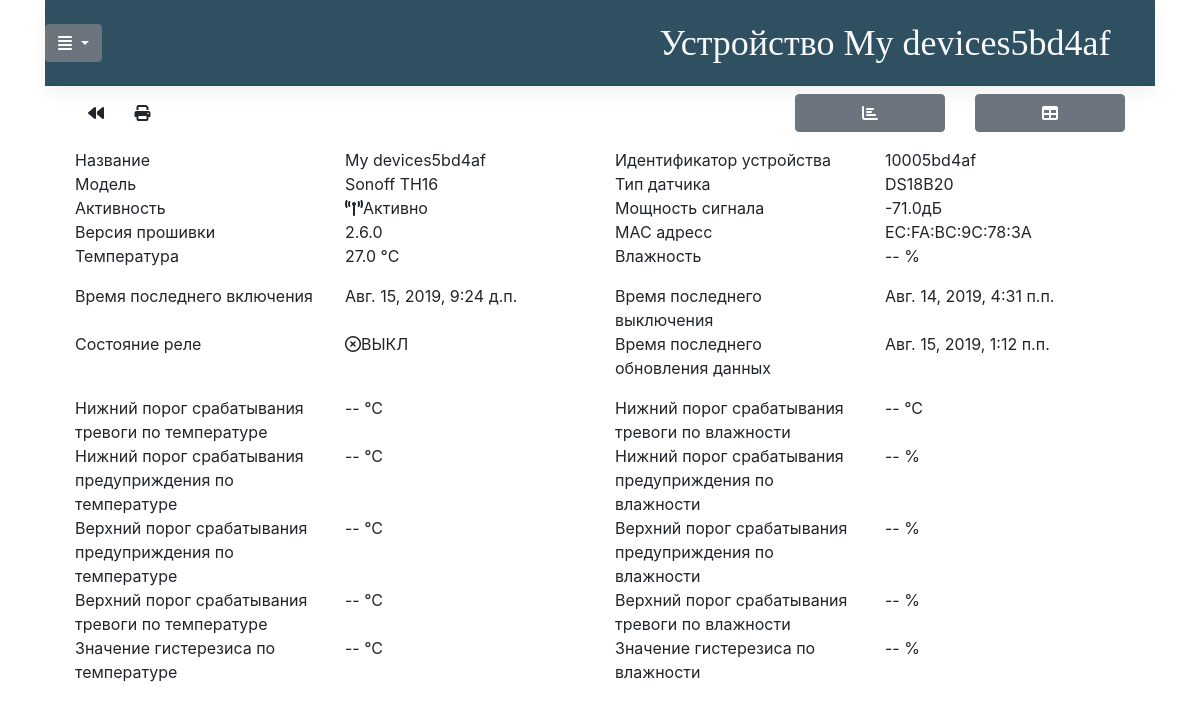
Before: /devices/info-3/ with the older database file.
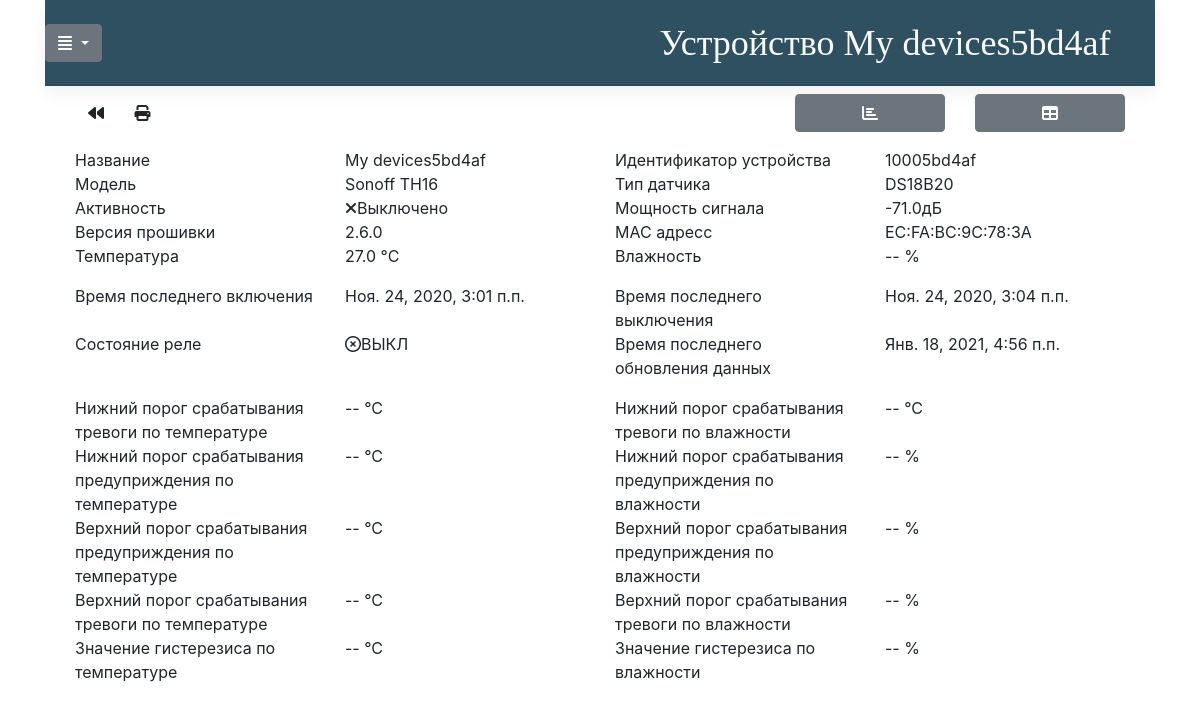
After: the same page with the newer database file.
### devices/models.py (models this page shows, shortened)
class SonoffDevices(models.Model):
    class Meta:
        verbose_name = "Устройства"
    NORMAL = 0
    MIN_WARN = 1
    MAX_WARN = 2
    MIN_ALARM = 3
    MAX_ALARM = 4
    STATUSES = [
        (NORMAL, 'Норма'),
        (MIN_WARN, 'Предупреждение: значение ниже нормы'),
        (MAX_WARN, 'Предупреждение: значение выше нормы'),
        (MIN_ALARM, 'Тревога: значение ниже нормы'),
        (MAX_ALARM, 'Тревога: значение выше нормы'),
    ]
    name = models.CharField(max_length=100, null=False, blank=False, db_index=True, verbose_name='Название устройсва')
    device_id = models.CharField(max_length=12, null=False, blank=False, db_index=True, verbose_name='Идентификатор')
    model = models.CharField(max_length=20, null=True, blank=True, verbose_name='Модель устройства')
    mac = models.CharField(max_length=20, null=True, blank=True, verbose_name='MAC адресс')
    sensor_type = models.CharField(max_length=20, null=True, blank=True, verbose_name='Тип сенсора')
    firmware = models.CharField(max_length=10, null=True, blank=True, verbose_name='Версия прошивки')
    is_online = models.BooleanField(default=False, blank=True, verbose_name='Усройство онлайн')
    signal = models.FloatField(null=True, default=None, blank=True, verbose_name='Качество WIFI сигнала')
    last_temperature = models.FloatField(null=True, default=None, blank=True, verbose_name='Последняя зарегистрированная температура')
    last_humidity = models.FloatField(null=True, default=None, blank=True, verbose_name='Последняя зарегистрированная влажность')
    switch = models.BooleanField(default=False, blank=True, verbose_name='Реле активировано')
    date_of_modify = models.DateTimeField(auto_now=True, verbose_name='Дата изменения')
    last_on_line = models.DateTimeField(null=True, default=None, blank=True,
                                        verbose_name='Время последнего появления в сети')
    last_off_line = models.DateTimeField(null=True, default=None, blank=True,
                                        verbose_name='Время последнего пропадания из сети')
    temperature_minimal_warning_value = models.FloatField(null=True, default=None, blank=True, verbose_name='Нижний порог срабатывания предуприждения по температуре')
    temperature_maximal_warning_value = models.FloatField(null=True, default=None, blank=True, verbose_name='Верхний порог срабатывания предуприждения  по температуре')
    temperature_minimal_alarm_value = models.FloatField(null=True, default=None, blank=True, verbose_name='Нижний порог срабатывания тревоги по температуре')
    temperature_maximal_alarm_value = models.FloatField(null=True, default=None, blank=True, verbose_name='Верхний порог срабатывания тревоги по температуре')
    temperature_status = models.IntegerField(default=NORMAL, choices=STATUSES, verbose_name='состояние по температуре')
    temperature_histeresis_value = models.FloatField(null=True, default=None, blank=True,
                                            verbose_name='Значение гистерезиса по температуре')
    humidity_minimal_warning_value = models.FloatField(null=True, default=None, blank=True, verbose_name='Нижний порог срабатывания предуприждения по влажности')
    humidity_maximal_warning_value = models.FloatField(null=True, default=None, blank=True, verbose_name='Верхний порог срабатывания предуприждения по влажности')
    humidity_minimal_alarm_value = models.FloatField(null=True, default=None, blank=True, verbose_name='Нижний порог срабатывания тревоги по влажности')
    humidity_maximal_alarm_value = models.FloatField(null=True, default=None, blank=True, verbose_name='Верхний порог срабатывания тревоги по влажности')
    humidity_status = models.IntegerField(default=NORMAL, choices=STATUSES, verbose_name='состояние по влажности')
    humidity_histeresis_value = models.FloatField(null=True, default=None, blank=True,
                                            verbose_name='Значение гистерезиса по влажности')

### devices/views.py (the view)
# urls.py: path('info-<int:device_id>/', device_info, name='device_info'),
def device_info(request, device_id):
    device = SonoffDevices.objects.get(pk=device_id)
    return TemplateResponse(request, 'devices/devices_info.html', context={'device': device})

### utils/templatetags/fw_tags.py (called while the page is built)
@register.simple_tag(takes_context=True)
def param_replace(context, param, **kwargs):
    d = get_attribute_from_context(context, 'request.GET')
    element_per_page = get_attribute_from_context(context, 'request.POST.per_page')
    for k, v in kwargs.items():
        d[k] = v
    for k in [k for k, v in d.items() if not v]:
        del d[k]
    if type(param) == dict:
        for pk, pv in param.items():
            d[pk] = pv
    if element_per_page:
        d['per_page']=element_per_page
    url = urlencode(d)
    return url

### utils/utils.py (called while the page is built)
def get_attribute_from_context(context, attribute_path, need_clean=True):
    d = {}
    if context:
        attributes = attribute_path.split('.')
        for attr in attributes:
            if context:
                if hasattr(context, attr):
                    d = getattr(context, attr,{})
                elif attr in context:
                    d = context[attr]
                else:
                    d = None
                    break
                context = d
            else:
                d = {}
                break
    if need_clean:
        d = create_clean_copy(d)
    return d

### devices/templates/devices/devices_info.html (shortened to what the changed rows need)
{% extends 'devices/base_template.html' %}
{% load static %}
{% load fw_tags %}
{% load tz %}
{% block page_title%}
    <a class="blog-header-logo text-light" href="{% url 'device_info' device.pk %}?{% param_replace params %}">Устройство {{ device.name }}</a>
{% endblock %}
{% block content %}
<div class="container">
    <div class="row py-2">
        <div class="col-3 col-sm-6 col-md-3">
            Название
        </div>
        <div class="col-3 col-sm-6 col-md-3">
            {{ device.name }}
        </div>
        <div class="col-3 col-sm-6 col-md-3">
            Идентификатор устройства
        </div>
        <div class="col-3 col-sm-6 col-md-3">
            {{ device.device_id }}
        </div>
        <div class="col-3 col-sm-6 col-md-3">
            Модель
        </div>
        <div class="col-3 col-sm-6 col-md-3">
            {{device.model|default_if_none:"--"}}
        </div>
        <div class="col-3 col-sm-6 col-md-3">
            Тип датчика
        </div>
        <div class="col-3 col-sm-6 col-md-3">
            {{device.sensor_type|default_if_none:"--"}}
        </div>
        <div class="col-3 col-sm-6 col-md-3">
            Активность
        </div>
        <div class="col-3 col-sm-6 col-md-3">
            {% if device.is_online %}
                <i class="fas fa-broadcast-tower"></i>Активно
            {% else %}
                <i class="fas fa-times"></i>Выключено
            {%  endif %}
        </div>
        <div class="col-3 col-sm-6 col-md-3">
            Мощность сигнала
        </div>
        <div class="col-3 col-sm-6 col-md-3">
            {{device.signal|default_if_none:"--"}}дБ
        </div>
        <div class="col-3 col-sm-6 col-md-3">
            Версия прошивки
        </div>
        <div class="col-3 col-sm-6 col-md-3">
            {{device.firmware|default_if_none:"--"}}
        </div>
        <div class="col-3 col-sm-6 col-md-3">
            MAC адресс
        </div>
        <div class="col-3 col-sm-6 col-md-3">
            {{device.mac|default_if_none:"--"}}
        </div>
        <div class="col-3 col-sm-6 col-md-3">
            Температура
        </div>
        <div class="col-3 col-sm-6 col-md-3">
            {{device.last_temperature|default_if_none:"--"}} °C
        </div>
        <div class="col-3 col-sm-6 col-md-3">
            Влажность
        </div>
        <div class="col-3 col-sm-6 col-md-3">
            {{device.last_humidity|default_if_none:"--"}} %
        </div>
    </div>
    <div class="row py-2">
        <div class="col-3 col-sm-6 col-md-3">
            Время последнего включения
        </div>
        <div class="col-3 col-sm-6 col-md-3">
            {{device.last_on_line|localtime|default_if_none:"--"}}
        </div>
        <div class="col-3 col-sm-6 col-md-3">
            Время последнего выключения
        </div>
        <div class="col-3">
            {{device.last_off_line|localtime|default_if_none:"--"}}
        </div>
        <div class="col-3 col-sm-6 col-md-3">
            Состояние реле
        </div>
        <div class="col-3 col-sm-6 col-md-3">
            {% if device.switch %}
                <i class="fas fa-plug"></i>ВКЛ
            {% else %}
                <i class="far fa-times-circle"></i>ВЫКЛ
            {%  endif %}
        </div>
        <div class="col-3 col-sm-6 col-md-3">
            Время последнего обновления данных
        </div>
        <div class="col-3">
            {{device.date_of_modify|localtime|default_if_none:"--"}}
        </div>
    </div>
    <div class="row py-2">
        <div class="col-3 col-sm-6 col-md-3">
            Нижний порог срабатывания тревоги по температуре
        </div>
        <div class="col-3">
            {{device.temperature_minimal_alarm_value|default_if_none:"--"}}  °C
        </div>
        <div class="col-3 col-sm-6 col-md-3">
            Нижний порог срабатывания тревоги по влажности
        </div>
        <div class="col-3">
            {{device.humidity_minimal_alarm_value|default_if_none:"--"}}  °C
        </div>
        <div class="col-3 col-sm-6 col-md-3">
            Нижний порог срабатывания предуприждения по температуре
        </div>
        <div class="col-3">
            {{device.temperature_minimal_warning_value|default_if_none:"--"}} °C
        </div>
        <div class="col-3 col-sm-6 col-md-3">
            Нижний порог срабатывания предуприждения по влажности
        </div>
        <div class="col-3">
            {{device.humidity_minimal_warning_value|default_if_none:"--"}} %
        </div>
        <div class="col-3 col-sm-6 col-md-3">
            Верхний порог срабатывания предуприждения  по температуре
        </div>
        <div class="col-3">
            {{device.temperature_maximal_warning_value|default_if_none:"--"}}  °C
        </div>
        <div class="col-3 col-sm-6 col-md-3">
            Верхний порог срабатывания предуприждения по влажности
        </div>
        <div class="col-3">
            {{device.humidity_maximal_warning_value|default_if_none:"--"}}  %
        </div>
        <div class="col-3 col-sm-6 col-md-3">
            Верхний порог срабатывания тревоги по температуре
        </div>
        <div class="col-3">
            {{device.temperature_maximal_alarm_value|default_if_none:"--"}}  °C
        </div>
        <div class="col-3 col-sm-6 col-md-3">
            Верхний порог срабатывания тревоги по влажности
        </div>
        <div class="col-3">
            {{device.humidity_maximal_alarm_value|default_if_none:"--"}}  %
        </div>
        <div class="col-3 col-sm-6 col-md-3">
            Значение гистерезиса по температуре
        </div>
        <div class="col-3">
            {{device.temperature_histeresis_value|default_if_none:"--"}}  °C
        </div>
        <div class="col-3 col-sm-6 col-md-3">
            Значение гистерезиса по влажности
        </div>
        <div class="col-3">
            {{device.humidity_histeresis_value|default_if_none:"--"}}  %
        </div>
    </div>
</div>
{% endblock %}

Changed rows visible on the page:
changed SonoffDevices "My devices5bd4af": is_online True → False (drawn); last_on_line "Авг. 15, 2019, 9:24 д.п." → "Ноя. 24, 2020, 3:01 п.п."; last_off_line "Авг. 14, 2019, 4:31 п.п." → "Ноя. 24, 2020, 3:04 п.п."; date_of_modify "Авг. 15, 2019, 1:12 п.п." → "Янв. 18, 2021, 4:56 п.п."
Other visible differences:
text no longer shown: "Активно"
text now shown: "Выключено"
